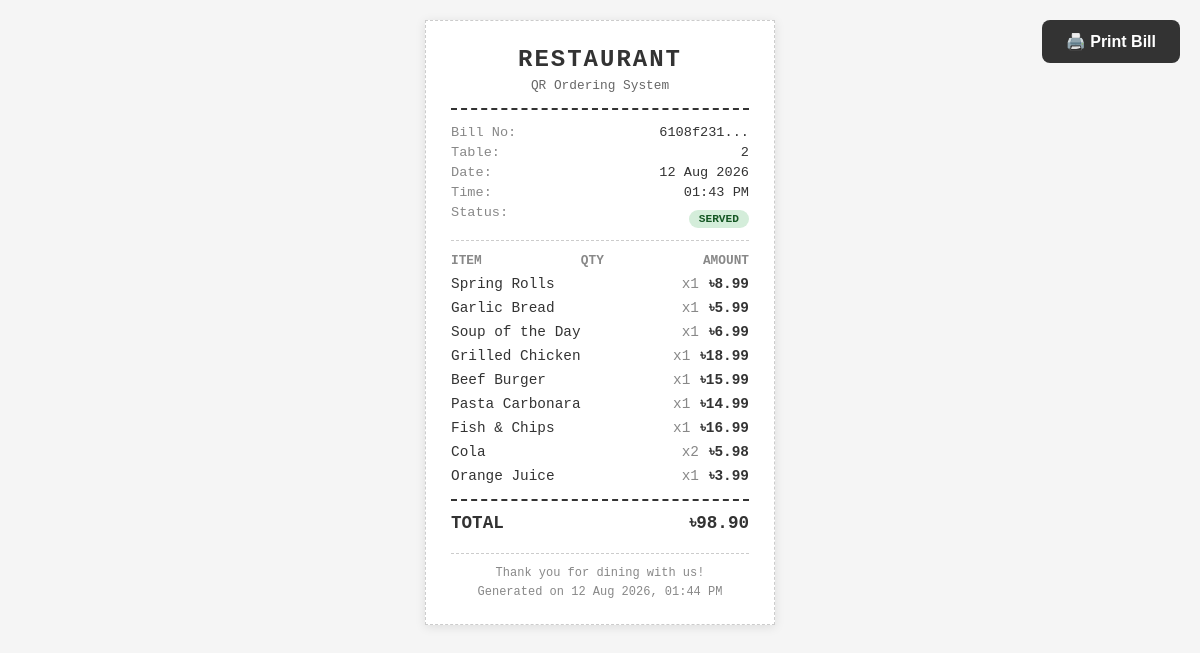
The app's page /admin/orders/6108f231-25ea-412b-89ab-ede262651a33/bill (signed in), older data.
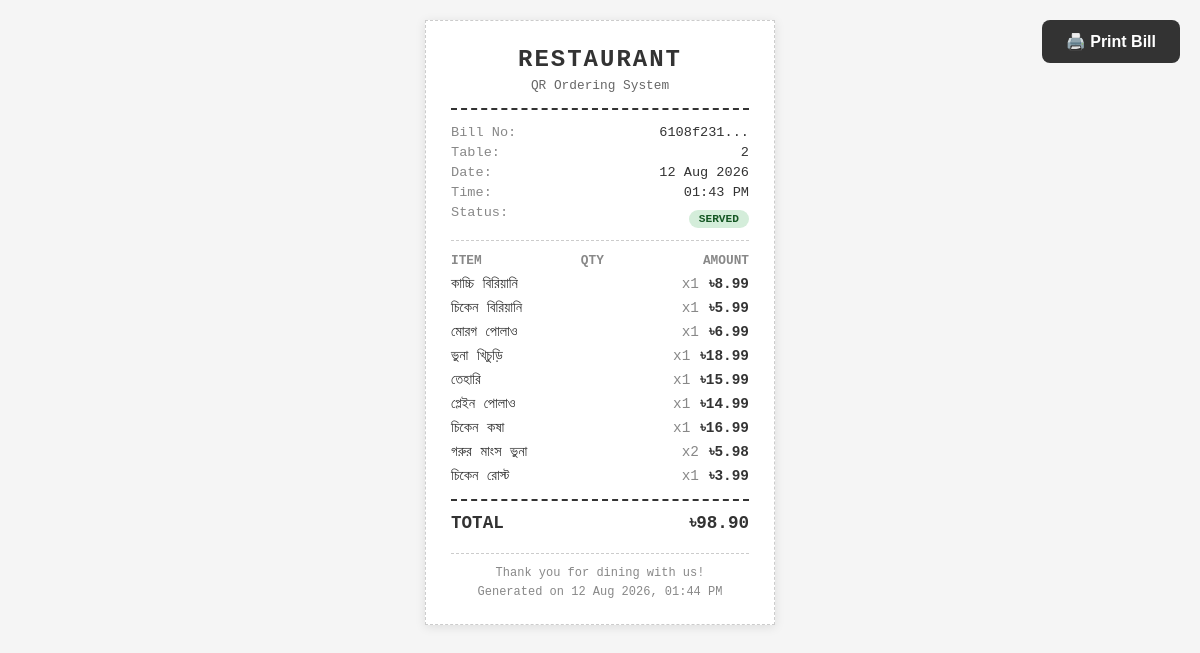
The same page, newer data.
### app/models/order.py (models this page shows, shortened)
class OrderItem(db.Model):
    __tablename__ = "order_items"
    id = db.Column(db.Integer, primary_key=True)
    order_id = db.Column(db.String(36), db.ForeignKey("orders.id"), nullable=False)
    product_id = db.Column(db.Integer, db.ForeignKey("products.id"), nullable=False)
    quantity = db.Column(db.Integer, nullable=False, default=1)
    unit_price = db.Column(db.Float, nullable=False)
    notes = db.Column(db.Text, default="")
    product = db.relationship("Product", backref="order_items")
    @property
    def subtotal(self):
        return self.unit_price * self.quantity

### app/models/product.py (models this page shows, shortened)
class Product(db.Model):
    __tablename__ = "products"
    id = db.Column(db.Integer, primary_key=True)
    category_id = db.Column(db.Integer, db.ForeignKey("categories.id"), nullable=False)
    name = db.Column(db.String(200), nullable=False)
    description = db.Column(db.Text, default="")
    price = db.Column(db.Float, nullable=False)
    is_available = db.Column(db.Boolean, default=True)
    image_url = db.Column(db.String(500), default="")
    special_offer = db.relationship("SpecialOffer", backref="product", uselist=False)

### app/blueprints/admin/routes.py (the view)
@admin_bp.route("/orders/<order_id>/bill")
@login_required
@admin_required
def bill(order_id):
    order = Order.query.get_or_404(order_id)
    return render_template("admin/bill.html", order=order)

### app/blueprints/admin/routes.py (called while the page is built)
def admin_required(f):
    @wraps(f)
    def decorated_function(*args, **kwargs):
        if not current_user.is_authenticated or current_user.role != "admin":
            abort(403)
        return f(*args, **kwargs)
    return decorated_function

### app/models/staff_user.py (called while the page is built)
@login_manager.user_loader
def load_user(user_id):
    return StaffUser.query.get(int(user_id))

### app/templates/admin/bill.html (shortened to what this page needs)
<!DOCTYPE html>
<html lang="en">
<head>
</head>
<body>
    <button class="print-btn" onclick="window.print()">🖨️ Print Bill</button>
    <div class="bill">
        <div class="header">
            <h1>RESTAURANT</h1>
            <p>QR Ordering System</p>
        </div>
        <div class="info-row">
            <span class="label">Bill No:</span>
            <span>{{ order.id[:8] }}...</span>
        </div>
        <div class="info-row">
            <span class="label">Table:</span>
            <span>{{ order.table.table_number }}</span>
        </div>
        <div class="info-row">
            <span class="label">Date:</span>
            <span>{{ order.created_at.strftime('%d %b %Y') }}</span>
        </div>
        <div class="info-row">
            <span class="label">Time:</span>
            <span>{{ order.created_at.strftime('%I:%M %p') }}</span>
        </div>
        <div class="info-row">
            <span class="label">Status:</span>
            <span class="status-badge status-{{ order.status }}">{{ order.status }}</span>
        </div>
        <div class="divider"></div>
        <div class="items-header">
            <span>Item</span>
            <span>Qty</span>
            <span>Amount</span>
        </div>
        {% for item in order.items %}
        <div class="item">
            <span class="item-name">{{ item.product.name }}</span>
            <span class="item-qty">x{{ item.quantity }}</span>
            <span class="item-price">৳{{ "%.2f"|format(item.subtotal) }}</span>
        </div>
        {% endfor %}
        <div class="total-section">
            <div class="total-row">
                <span>TOTAL</span>
                <span>৳{{ "%.2f"|format(order.total_amount) }}</span>
            </div>
        </div>
        <div class="footer">
            <p>Thank you for dining with us!</p>
            <p style="margin-top: 5px;">Generated on {{ order.updated_at.strftime('%d %b %Y, %I:%M %p') }}</p>
        </div>
    </div>
</body>
</html>

Row changes from the older to the newer data that the page shows:
changed through a linked row, OrderItem (number 1 of 9 on the later page): product.name "Spring Rolls" → "কাচ্চি বিরিয়ানি"
changed through a linked row, OrderItem (number 2 of 9 on the later page): product.name "Garlic Bread" → "চিকেন বিরিয়ানি"
changed through a linked row, OrderItem (number 3 of 9 on the later page): product.name "Soup of the Day" → "মোরগ পোলাও"
changed through a linked row, OrderItem (number 4 of 9 on the later page): product.name "Grilled Chicken" → "ভুনা খিচুড়ি"
changed through a linked row, OrderItem (number 5 of 9 on the later page): product.name "Beef Burger" → "তেহারি"
changed through a linked row, OrderItem (number 6 of 9 on the later page): product.name "Pasta Carbonara" → "প্লেইন পোলাও"
changed through a linked row, OrderItem (number 7 of 9 on the later page): product.name "Fish & Chips" → "চিকেন কষা"
changed through a linked row, OrderItem (number 8 of 9 on the later page): product.name "Cola" → "গরুর মাংস ভুনা"
changed through a linked row, OrderItem (number 9 of 9 on the later page): product.name "Orange Juice" → "চিকেন রোস্ট"
